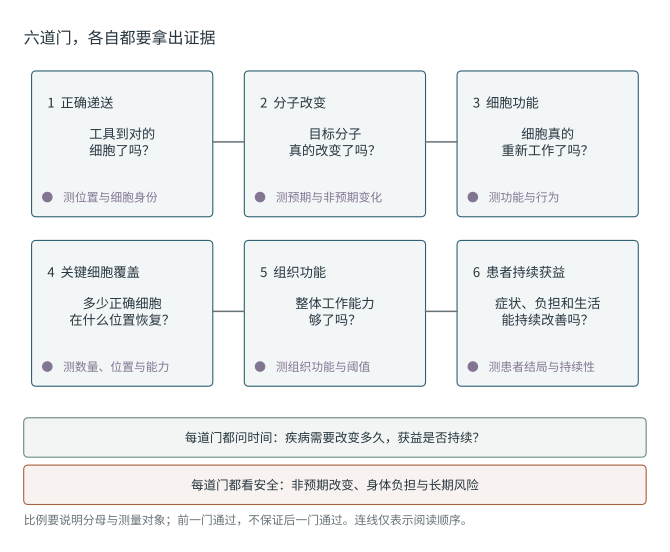

The script that saved this image:
"""F30: 从工具工作到患者持续获益. Native semantic Artists; importing writes no files."""
from pathlib import Path
import sys
ROOT = Path(__file__).resolve().parents[1]
if str(ROOT) not in sys.path:
    sys.path.insert(0, str(ROOT))
from shared_shapes import Drawing


LAYOUT={"height":140,"columns":(8,62,116),"rows":(85,42),"card_w":46,"card_h":37}
GATES=[
    ("1  正确递送","工具到对的\n细胞了吗？","测位置与细胞身份"),
    ("2  分子改变","目标分子\n真的改变了吗？","测预期与非预期变化"),
    ("3  细胞功能","细胞真的\n重新工作了吗？","测功能与行为"),
    ("4  关键细胞覆盖","多少正确细胞\n在什么位置恢复？","测数量、位置与能力"),
    ("5  组织功能","整体工作能力\n够了吗？","测组织功能与阈值"),
    ("6  患者持续获益","症状、负担和生活\n能持续改善吗？","测患者结局与持续性"),
]


def build_figure():
    c=Drawing("F30",height=LAYOUT["height"])
    c.heading("title","六道门，各自都要拿出证据",(6,130.5))
    for i,(heading,question,evidence) in enumerate(GATES):
        x=LAYOUT["columns"][i%3]; y=LAYOUT["rows"][i//3]
        c.rect(f"gate.{i+1}.boundary",(x,y),46,37,color="primary",weight=.06)
        c.text(f"gate.{i+1}.heading",heading,(x+4,y+29),ha="left",size=9.5)
        c.text(f"gate.{i+1}.question",question,(x+23,y+19),size=9.5)
        c.circle(f"gate.{i+1}.observation_port",(x+4,y+5),1.2,color="supplement",fill="supplement")
        c.text(f"gate.{i+1}.evidence",evidence,(x+8,y+5),ha="left",size=8.5,color="supplement")
    for row,y in enumerate(LAYOUT["rows"]):
        for col in [0,1]:
            c.edge(f"reading_order.{row}.{col}",(LAYOUT["columns"][col]+46,y+19),(LAYOUT["columns"][col+1],y+19),kind="order",source=f"gate.{row*3+col+1}",target=f"gate.{row*3+col+2}")
    c.rect("duration.rail",(6,24),158,10,color="secondary",weight=.09)
    c.text("duration.question","每道门都问时间：疾病需要改变多久，获益是否持续？",(85,29),size=9)
    c.rect("safety.rail",(6,12),158,10,color="accent",weight=.08)
    c.text("safety.question","每道门都看安全：非预期改变、身体负担与长期风险",(85,17),size=9)
    c.note("比例要说明分母与测量对象；前一门通过，不保证后一门通过。连线仅表示阅读顺序。",y=8)
    c.spec["independent_gates"]=["correct_delivery","molecular_change","cell_function","critical_cell_coverage","tissue_function","sustained_patient_benefit"]
    return c.result()


def main():
    from production_utils import export_figure
    result = build_figure()
    fig = result.figure
    OUT = Path(__file__).resolve().parent
    fig.savefig(OUT / "F30_six_gates_patient_benefit.pdf", metadata={"CreationDate": None, "ModDate": None})
    return export_figure(result, ROOT, OUT / "F30_six_gates_patient_benefit.pdf")


if __name__ == "__main__":
    main()
